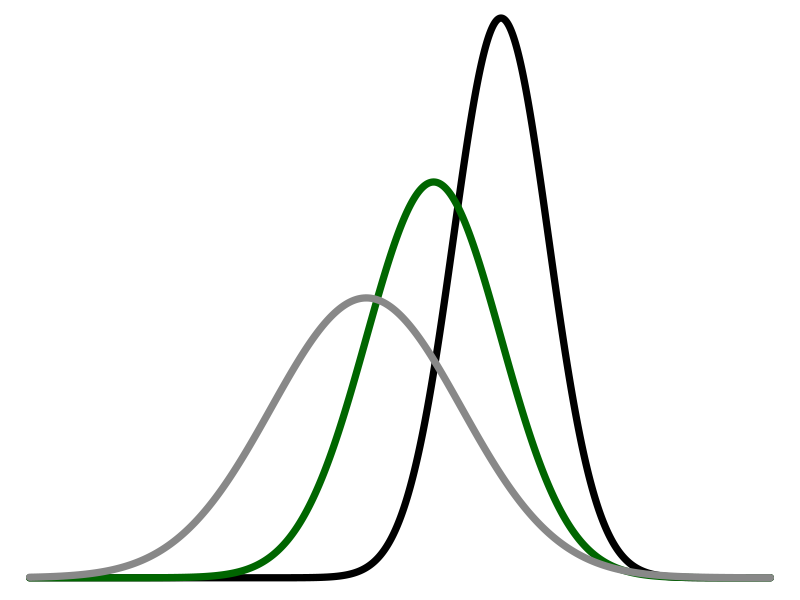

This chart was generated by the following R code: (Note: this script raises an error after producing the figure.)
make_normal_plot = function(thickness = 7) {
  par(bg = NA, mar = c(0, 0, 0, 0)) 
  plot(
    1,
    type = "n",
    xlab = "",
    ylab = "",
    xlim = c(-1, 10),
    ylim = c(0, 0.56),
    axes = FALSE,
    frame.plot = FALSE
  )
  curve(dnorm(x, mean = 6, sd = sqrt(0.5)), col = "#000000", add = TRUE, lwd = thickness, n = 10000)
  curve(dnorm(x, mean = 5, sd = sqrt(1)), col = "#006600", add = TRUE, lwd = thickness, n = 10000)
  curve(dnorm(x, mean = 4, sd = sqrt(2)), col = "#888888", add = TRUE, lwd = thickness, n = 10000)
}

dev.off()
png("public/wordmark.png", width = 1000, height = 400)
make_normal_plot()
dev.off()

dev.off()
png("public/wordmark-favicon.png", width = 700, height = 500)
make_normal_plot(thickness = 7)
dev.off()





set.seed(42)

thickness = 5
dev.off()
par(bg = NA) 
plot(
  x = rnorm(100),
  y = rnorm(100),
  xlab = "",
  ylab = "",
  axes = FALSE,
  frame.plot = FALSE,
  pch = 20
)

